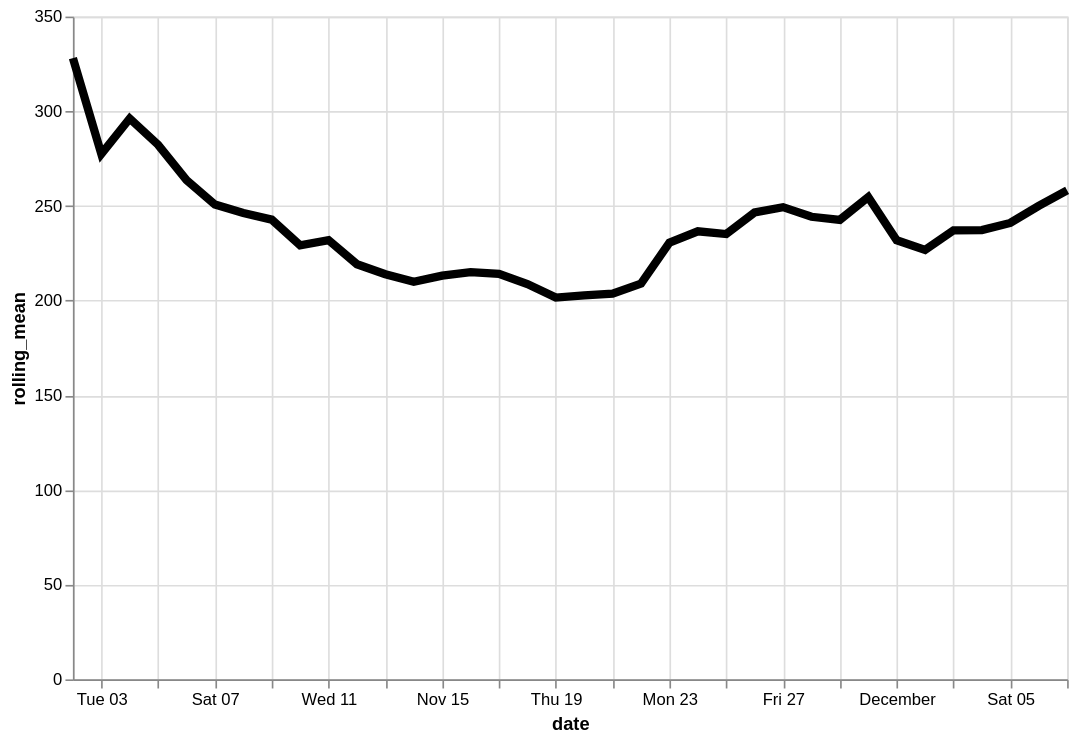

Vega-Lite specification for this chart:
### Vega-Lite specification from a JSON file in a GitHub repository (floating-point values rounded to 4 significant figures)
{"config": {"view": {"continuousWidth": 400, "continuousHeight": 300}}, "data": {"name": "data-f415da3b40658344b9660dfba6942bda"}, "mark": {"type": "line", "color": "black", "size": 5}, "encoding": {"x": {"type": "temporal", "field": "date"}, "y": {"type": "quantitative", "field": "rolling_mean"}}, "height": 400, "transform": [{"window": [{"op": "mean", "field": "logavg", "as": "rolling_mean"}], "frame": [-7, 0]}], "width": 600, "$schema": "https://vega.github.io/schema/vega-lite/v4.8.1.json", "datasets": {"data-f415da3b40658344b9660dfba6942bda": [{"date": "2020-11-02", "logavg": 328.1}, {"date": "2020-11-03", "logavg": 226.8}, {"date": "2020-11-04", "logavg": 333.7}, {"date": "2020-11-05", "logavg": 240.6}, {"date": "2020-11-06", "logavg": 189.0}, {"date": "2020-11-07", "logavg": 186.2}, {"date": "2020-11-08", "logavg": 219.9}, {"date": "2020-11-09", "logavg": 218.0}, {"date": "2020-11-10", "logavg": 219.9}, {"date": "2020-11-11", "logavg": 248.1}, {"date": "2020-11-12", "logavg": 232.0}, {"date": "2020-11-13", "logavg": 198.5}, {"date": "2020-11-14", "logavg": 156.7}, {"date": "2020-11-15", "logavg": 212.3}, {"date": "2020-11-16", "logavg": 234.8}, {"date": "2020-11-17", "logavg": 210.5}, {"date": "2020-11-18", "logavg": 176.8}, {"date": "2020-11-19", "logavg": 191.1}, {"date": "2020-11-20", "logavg": 241.4}, {"date": "2020-11-21", "logavg": 205.4}, {"date": "2020-11-22", "logavg": 199.5}, {"date": "2020-11-23", "logavg": 385.7}, {"date": "2020-11-24", "logavg": 282.4}, {"date": "2020-11-25", "logavg": 199.1}, {"date": "2020-11-26", "logavg": 268.2}, {"date": "2020-11-27", "logavg": 213.1}, {"date": "2020-11-28", "logavg": 200.8}, {"date": "2020-11-29", "logavg": 192.4}, {"date": "2020-11-30", "logavg": 295.5}, {"date": "2020-12-01", "logavg": 203.3}, {"date": "2020-12-02", "logavg": 242.2}, {"date": "2020-12-03", "logavg": 281.5}, {"date": "2020-12-04", "logavg": 269.0}, {"date": "2020-12-05", "logavg": 243.5}, {"date": "2020-12-06", "logavg": 272.9}, {"date": "2020-12-07", "logavg": 257.4}]}}
